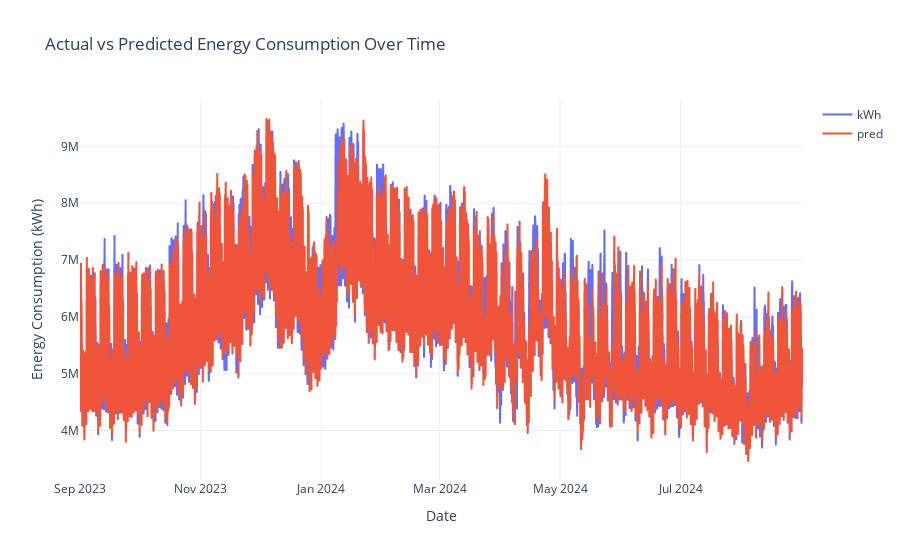

The cell this chart's notebook holds for it:
### Code cell
# Create the figure with step lines for both actual and predicted values
fig = px.line(
    y_preds_holdout.reset_index(),
    x="datetime",
    y=["kWh", "pred"],
    labels={
        "datetime": "Date",
        "value": "Energy Consumption (kWh)",
        "variable": "Series",
    },
    title="Actual vs Predicted Energy Consumption Over Time",
    line_shape="hv",  # Set line shape to horizontal-vertical for step chart
)

# Customize the layout
fig.update_layout(
    template="plotly_white",
    legend=dict(title=""),
    xaxis_title="Date",
    yaxis_title="Energy Consumption (kWh)",
)

# Show the figure
fig.show()

### Figure 1 — Plotly figure (JSON) as saved in the notebook; plotly's stock layout.template omitted (floating-point values rounded to 4 significant figures; data arrays with more than 128 entries replaced by an {"elided": "..."} marker saying what was removed)
{"data": [{"hovertemplate": "Series=kWh<br>Date=%{x}<br>Energy Consumption (kWh)=%{y}<extra></extra>", "legendgroup": "kWh", "line": {"color": "#636efa", "dash": "solid", "shape": "hv"}, "marker": {"symbol": "circle"}, "mode": "lines", "name": "kWh", "showlegend": true, "type": "scattergl", "x": {"elided": "8784 str values"}, "xaxis": "x", "y": {"elided": "8784 float values"}, "yaxis": "y"}, {"hovertemplate": "Series=pred<br>Date=%{x}<br>Energy Consumption (kWh)=%{y}<extra></extra>", "legendgroup": "pred", "line": {"color": "#EF553B", "dash": "solid", "shape": "hv"}, "marker": {"symbol": "circle"}, "mode": "lines", "name": "pred", "showlegend": true, "type": "scattergl", "x": {"elided": "8784 str values"}, "xaxis": "x", "y": {"elided": "8784 float values"}, "yaxis": "y"}], "layout": {"legend": {"title": {"text": ""}, "tracegroupgap": 0}, "title": {"text": "Actual vs Predicted Energy Consumption Over Time"}, "xaxis": {"anchor": "y", "domain": [0, 1], "title": {"text": "Date"}}, "yaxis": {"anchor": "x", "domain": [0, 1], "title": {"text": "Energy Consumption (kWh)"}}}}
